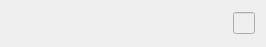
<?xml version="1.0" encoding="UTF-8"?>
<ui version="4.0">
 <class>FormtempFoodItem</class>
 <widget class="QWidget" name="FormtempFoodItem">
  <property name="geometry">
   <rect>
    <x>0</x>
    <y>0</y>
    <width>266</width>
    <height>47</height>
   </rect>
  </property>
  <property name="windowTitle">
   <string>Form</string>
  </property>
  <layout class="QGridLayout" name="gridLayout">
   <item row="0" column="0">
    <layout class="QHBoxLayout" name="horizontalLayout" stretch="25,25,25,15,10">
     <item>
      <widget class="QLabel" name="name">
       <property name="text">
        <string/>
       </property>
      </widget>
     </item>
     <item>
      <widget class="QLabel" name="price">
       <property name="text">
        <string/>
       </property>
      </widget>
     </item>
     <item>
      <widget class="QLabel" name="quantity">
       <property name="text">
        <string/>
       </property>
      </widget>
     </item>
     <item>
      <widget class="QLabel" name="subtotal">
       <property name="text">
        <string/>
       </property>
      </widget>
     </item>
     <item>
      <widget class="QLineEdit" name="lineEdit">
       <property name="enabled">
        <bool>false</bool>
       </property>
      </widget>
     </item>
    </layout>
   </item>
  </layout>
 </widget>
 <resources/>
 <connections/>
</ui>
